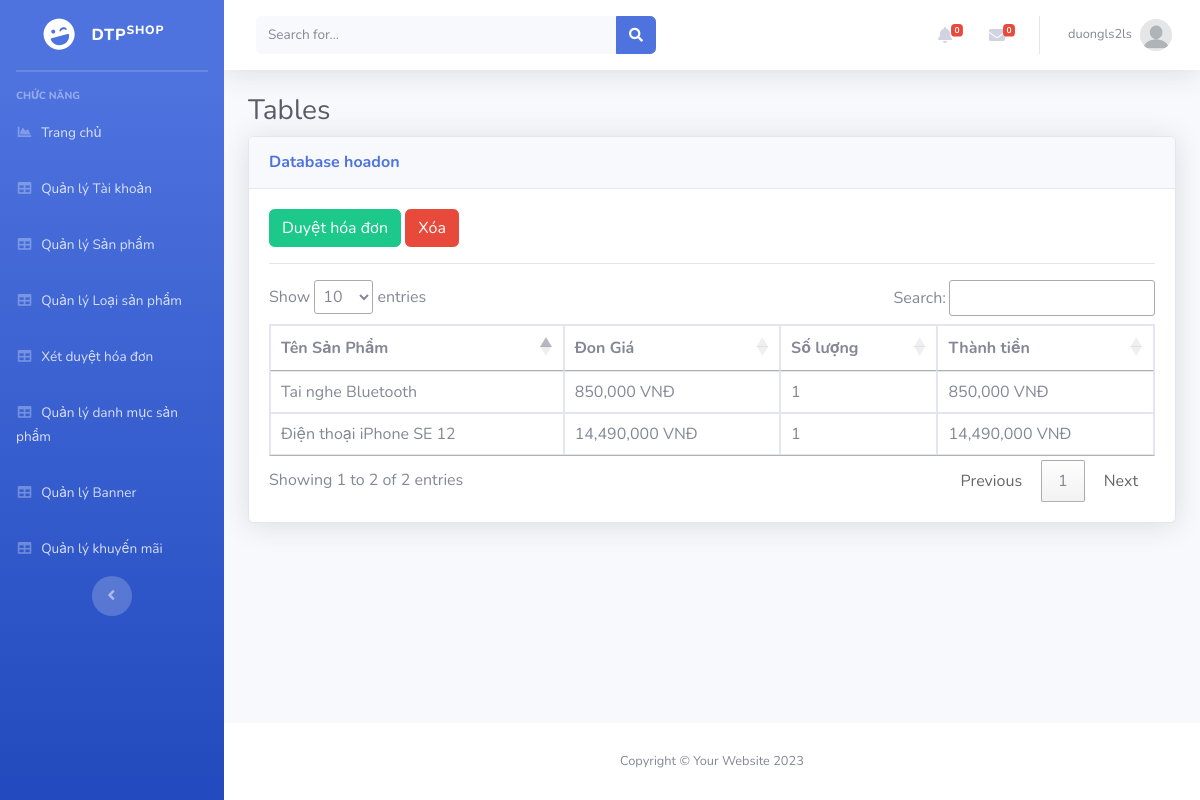
Screenshot of /Admin/index.php?mod=hoadon&act=chitiet&id=6 (signed in) with the database file from the repository.
### tables this page shows
CREATE TABLE `chitiethoadon` (
  `MaHD` int(11) NOT NULL,
  `MaSP` int(11) NOT NULL,
  `SoLuong` int(11) NOT NULL,
  `DonGia` float NOT NULL
);

CREATE TABLE `sanpham` (
  `MaSP` int(11) NOT NULL,
  `MaLSP` int(11) NOT NULL,
  `MaDM` int(11) NOT NULL,
  `TenSP` varchar(70) NOT NULL,
  `DonGia` int(11) NOT NULL,
  `SoLuong` int(10) UNSIGNED NOT NULL DEFAULT 1,
  `HinhAnh1` varchar(200) NOT NULL,
  `HinhAnh2` varchar(255) DEFAULT NULL,
  `HinhAnh3` varchar(255) DEFAULT NULL,
  `MaKM` int(11) NOT NULL,
  `ManHinh` varchar(50) DEFAULT NULL,
  `HDH` varchar(50) DEFAULT NULL,
  `CamSau` varchar(50) DEFAULT NULL,
  `CamTruoc` varchar(50) DEFAULT NULL,
  `CPU` varchar(50) DEFAULT NULL,
  `Ram` varchar(50) DEFAULT NULL,
  `Rom` varchar(50) DEFAULT NULL,
  `SDCard` varchar(50) DEFAULT NULL,
  `Pin` varchar(50) DEFAULT NULL,
  `SoSao` int(11) NOT NULL,
  `SoDanhGia` int(11) NOT NULL,
  `TrangThai` int(11) NOT NULL,
  `MoTa` text NOT NULL,
  `ThoiGian` datetime DEFAULT NULL
);

### Admin/MVC/controllers/HoadonController.php (called while the page is built, shortened)
<?php
require_once("MVC/models/hoadon.php");
class HoaDonController
{
    var $hoadon_model;
    public function __construct()
    {
        $this->hoadon_model = new Hoadon();
    }
    function chitiet()
    {
        $id = isset($_GET['id']) ? $_GET['id'] : 1;
        $data = $this->hoadon_model->chitiethoadon($id);
        require_once("MVC/Views/Admin/index.php");
    }
}

### Admin/MVC/Models/connection.php (called while the page is built, shortened)
<?php
    class Connection{
        function __construct()
        {
            $severname ="localhost";
            $username ="root";
            $password ="";
            $db_name ="shopphone";
            $this->conn = new mysqli($severname,$username,$password,$db_name);
        }
    }
?>

### Admin/MVC/Models/model.php (called while the page is built, shortened)
<?php
require_once("connection.php");
class Model
{
    function __construct()
    {
        $conn_obj = new Connection();
        $this->conn = $conn_obj->conn;
    }
}

### Admin/MVC/Models/hoadon.php (called while the page is built, shortened)
<?php
require_once("model.php");
class Hoadon extends Model
{
    function chitiethoadon($id){
        $query = "select ct.*, s.TenSP as Ten from chitiethoadon as ct, sanpham as s where ct.MaSP = s.MaSP and ct.MaHD = $id ";
        require("result.php");
        return $data;
    }
}

### Admin/MVC/Models/result.php (called while the page is built)
<?php
$result = $this->conn->query($query);
$data = array();
while ($row = $result->fetch_assoc()) {
    $data[] = $row;
}
?>

### Admin/MVC/Views/hoadon/detail.php (the view, shortened to what this page needs)
<?php if(isset($data) and $data != null){ ?>
<a href="?mod=hoadon&act=xetduyet&id=<?= $data['0']['MaHD'] ?>" class="btn btn-success">Duyệt hóa đơn</a>
<a href="?mod=hoadon&act=delete&id=<?= $data['0']['MaHD'] ?>" onclick="return confirm('Bạn có thật sự muốn xóa ?');" type="button" class="btn btn-danger">Xóa</a>
<?php } ?>
<hr>
<table class="table table-bordered" id="dataTable" width="100%" cellspacing="0">
    <thead>
        <tr>
            <th scope="col">Tên Sản Phẩm</th>
            <th scope="col">Đon Giá</th>
            <th scope="col">Số lượng</th>
            <th scope="col">Thành tiền</th>
        </tr>
    </thead>
    <tbody>
        <?php foreach ($data as $row) { ?>
            <tr>
                <td><?= $row['Ten'] ?></td>
                <td><?= number_format($row['DonGia']) ?> VNĐ</td>
                <td><?= $row['SoLuong'] ?></td>
                <td><?= number_format($row['DonGia'] * $row['SoLuong']) ?> VNĐ</td>
            </tr>
        <?php } ?>
</table>

### rows the page displays
chitiethoadon: MaSP.TenSP "Tai nghe Bluetooth", DonGia "850,000", SoLuong "1", $row['DonGia'] * $row['SoLuong'] "850,000"
chitiethoadon: MaSP.TenSP "Điện thoại iPhone SE 12", DonGia "14,490,000", SoLuong "1", $row['DonGia'] * $row['SoLuong'] "14,490,000"

### other values shown
$_SESSION['login']['TaiKhoan'] "duongls2ls"
$mod "hoadon"
